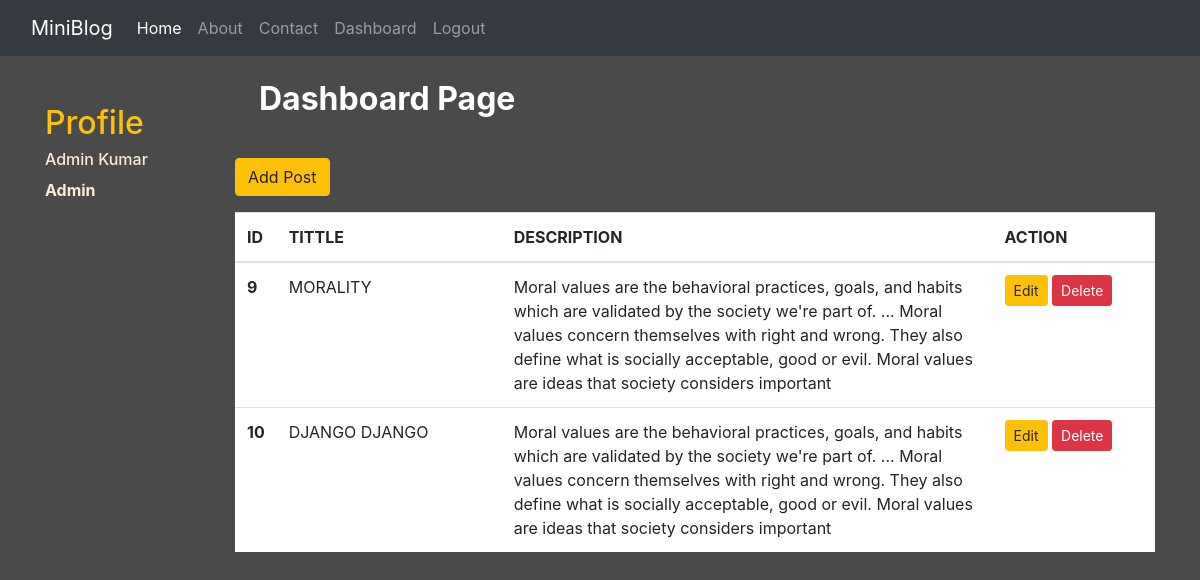
The page /dashboard/ (signed in) on the database its author committed.
### blog/models.py (models this page shows)
class Post(models.Model):
    title=models.CharField(max_length=150)
    desc=models.TextField()

### blog/views.py (the view)
# urls.py: path('dashboard/',views.dashboard,name="dashboard"),
def dashboard(request):
    if request.user.is_authenticated:
        posts=Post.objects.all()
        full_name=request.user.get_full_name()
        gps=request.user.groups.all()
        return render(request , 'blog/dashboard.html',{'posts':posts,'full_name':full_name,'groups':gps})
    else:
        return HttpResponseRedirect('/login/')

### blog/templates/blog/dashboard.html (shortened to what this page needs)
{% extends 'blog/base.html' %}
{% load static %}
{% block content %}
  <div class="col-sm-2 my-5">
    <h2 class="text-warning">Profile</h2>
    <h6 class="text-weight-bold text-italic">{{full_name}}</h6>
    {% for g in groups %}
     <p class="font-weight-bolder">{{g.name}}</p>
    {% endfor %}
  </div>
  <div class="col-sm-10">
      <h2 class="font-weight-bolder m-4 text-white">Dashboard Page</h2>
      <a href="{% url 'addpost' %}" class="btn btn-warning my-3">Add Post</a>
      <table class="table table-hover bg-white mb-5">
        <thead>
          <tr>
            <th style="width: 2%;">ID</th>
            <th style="width: 25%;">TITTLE</th>
            <th style="width: 55%;">DESCRIPTION</th>
            <th style="width: 18%;">ACTION</th>
          </tr>
        </thead>
        <tbody>
          {% for post in posts %}
           <tr>
             <th scope="row">{{post.id}}</th>
             <td>{{post.title}}</td>
             <td>{{post.desc}}</td>
             <td>
               <a href="{% url 'updatepost' post.id %}" class="btn btn-warning btn-sm">Edit</a>
               {% if perms.blog.delete_post %}
               <form action="{% url 'deletepost' post.id %}" method="post" class="d-inline">
                 <input type="submit" value="Delete" class="btn btn-danger btn-sm">
               </form>
               {% endif %}
             </td>
           </tr>
          {% endfor %}
        </tbody>
      </table>
  </div>
{% endblock content %}

### blog/templates/blog/base.html (shortened to what this page needs)
<!DOCTYPE html>
{% load static %}
<html lang="en">
<head>
    <link rel="stylesheet" href="{% static 'blog/css/bootstrap.css' %}">
    <link rel="stylesheet" href="{% static 'blog/css/style.css' %}">
</head>
<body>
    <div class="container-fluid bg-dark">
        {% include 'blog/navbar.html' %}
    </div>
    <div class="container">
        <div class="row">
            {% block content %} {% endblock content %}
        </div>
    </div>
</body>
</html>

### blog/templates/blog/navbar.html (shortened to what this page needs)
<nav class="navbar navbar-expand-lg navbar-dark bg-dark">
    <a class="navbar-brand" href="/">MiniBlog</a>
    <div class="collapse navbar-collapse" id="navbarNav">
      <ul class="navbar-nav">
        <li class="nav-item active">
          <a class="nav-link" href="{% url 'home' %}">Home</a>
        </li>
        <li class="nav-item">
          <a class="nav-link" href="{% url 'about' %}">About</a>
        </li>
        <li class="nav-item">
          <a class="nav-link" href="{% url 'contact' %}">Contact</a>
        </li>
        {% if request.user.is_authenticated %}
        <li class="nav-item">
            <a class="nav-link" href="{% url 'dashboard' %}">Dashboard</a>
          </li>
          <li class="nav-item">
            <a class="nav-link" href="{% url 'logout' %}">Logout</a>
          </li>
          {% endif %}
      </ul>
    </div>
  </nav>

### blog/static/blog/css/style.css (style rules this page uses)
body { background-color: rgb(75,74,74); color: antiquewhite; }

### rows shown on the page
Post: id "9", title "MORALITY", desc "Moral values are the behavioral practices, goals, and habits which are validated by the society we're part of. ... Moral values concern themselves with right and wrong. They also define what is socially acceptable, good or evil. Moral values are ideas that society considers important"
Post: id "10", title "DJANGO DJANGO", desc "Moral values are the behavioral practices, goals, and habits which are validated by the society we're part of. ... Moral values concern themselves with right and wrong. They also define what is socially acceptable, good or evil. Moral values are ideas that society considers important"

### other values the page prints
{{ full_name }} "Admin Kumar"
{{ g.name }} "Admin"
